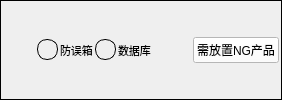
     <widget class="QFrame" name="frame_4">
      <property name="minimumSize">
       <size>
        <width>0</width>
        <height>40</height>
       </size>
      </property>
      <property name="maximumSize">
       <size>
        <width>600</width>
        <height>16777215</height>
       </size>
      </property>
      <property name="frameShape">
       <enum>QFrame::Box</enum>
      </property>
      <property name="frameShadow">
       <enum>QFrame::Plain</enum>
      </property>
      <layout class="QHBoxLayout" name="horizontalLayout_8">
       <property name="spacing">
        <number>2</number>
       </property>
       <property name="leftMargin">
        <number>2</number>
       </property>
       <property name="topMargin">
        <number>2</number>
       </property>
       <property name="rightMargin">
        <number>2</number>
       </property>
       <property name="bottomMargin">
        <number>2</number>
       </property>
       <item>
        <layout class="QHBoxLayout" name="horizontalLayout_15">
         <item>
          <widget class="QPushButton" name="BTN_Get_Object">
           <property name="sizePolicy">
            <sizepolicy hsizetype="Preferred" vsizetype="Preferred">
             <horstretch>0</horstretch>
             <verstretch>0</verstretch>
            </sizepolicy>
           </property>
           <property name="maximumSize">
            <size>
             <width>60</width>
             <height>16777215</height>
            </size>
           </property>
           <property name="styleSheet">
            <string notr="true">border: 0px solid white;</string>
           </property>
           <property name="text">
            <string/>
           </property>
          </widget>
         </item>
         <item>
          <widget class="QLabel" name="led_485">
           <property name="minimumSize">
            <size>
             <width>21</width>
             <height>21</height>
            </size>
           </property>
           <property name="maximumSize">
            <size>
             <width>21</width>
             <height>21</height>
            </size>
           </property>
           <property name="font">
            <font>
             <family>Arial</family>
             <pointsize>10</pointsize>
             <weight>50</weight>
             <bold>false</bold>
            </font>
           </property>
           <property name="styleSheet">
            <string notr="true">border: 1px solid black;
border-radius: 10px;</string>
           </property>
           <property name="frameShape">
            <enum>QFrame::Box</enum>
           </property>
           <property name="text">
            <string/>
           </property>
           <property name="textFormat">
            <enum>Qt::AutoText</enum>
           </property>
           <property name="scaledContents">
            <bool>false</bool>
           </property>
           <property name="alignment">
            <set>Qt::AlignCenter</set>
           </property>
           <property name="wordWrap">
            <bool>false</bool>
           </property>
          </widget>
         </item>
         <item>
          <widget class="QLabel" name="label_21">
           <property name="minimumSize">
            <size>
             <width>0</width>
             <height>0</height>
            </size>
           </property>
           <property name="maximumSize">
            <size>
             <width>16777215</width>
             <height>16777215</height>
            </size>
           </property>
           <property name="font">
            <font>
             <family>Arial</family>
             <pointsize>8</pointsize>
             <weight>50</weight>
             <italic>false</italic>
             <bold>false</bold>
            </font>
           </property>
           <property name="frameShape">
            <enum>QFrame::NoFrame</enum>
           </property>
           <property name="text">
            <string>防误箱</string>
           </property>
           <property name="textFormat">
            <enum>Qt::AutoText</enum>
           </property>
           <property name="alignment">
            <set>Qt::AlignLeading|Qt::AlignLeft|Qt::AlignVCenter</set>
           </property>
           <property name="wordWrap">
            <bool>false</bool>
           </property>
          </widget>
         </item>
         <item>
          <widget class="QLabel" name="led_sql">
           <property name="minimumSize">
            <size>
             <width>21</width>
             <height>21</height>
            </size>
           </property>
           <property name="maximumSize">
            <size>
             <width>21</width>
             <height>21</height>
            </size>
           </property>
           <property name="font">
            <font>
             <family>Arial</family>
             <pointsize>10</pointsize>
             <weight>50</weight>
             <bold>false</bold>
            </font>
           </property>
           <property name="styleSheet">
            <string notr="true">border: 1px solid black;
border-radius: 10px;</string>
           </property>
           <property name="frameShape">
            <enum>QFrame::Box</enum>
           </property>
           <property name="text">
            <string/>
           </property>
           <property name="textFormat">
            <enum>Qt::AutoText</enum>
           </property>
           <property name="scaledContents">
            <bool>false</bool>
           </property>
           <property name="alignment">
            <set>Qt::AlignCenter</set>
           </property>
          </widget>
         </item>
         <item>
          <widget class="QLabel" name="label_24">
           <property name="minimumSize">
            <size>
             <width>0</width>
             <height>0</height>
            </size>
           </property>
           <property name="maximumSize">
            <size>
             <width>16777215</width>
             <height>16777215</height>
            </size>
           </property>
           <property name="font">
            <font>
             <family>Arial</family>
             <pointsize>8</pointsize>
             <weight>50</weight>
             <italic>false</italic>
             <bold>false</bold>
            </font>
           </property>
           <property name="frameShape">
            <enum>QFrame::NoFrame</enum>
           </property>
           <property name="text">
            <string>数据库</string>
           </property>
           <property name="textFormat">
            <enum>Qt::AutoText</enum>
           </property>
           <property name="alignment">
            <set>Qt::AlignLeading|Qt::AlignLeft|Qt::AlignVCenter</set>
           </property>
           <property name="wordWrap">
            <bool>false</bool>
           </property>
          </widget>
         </item>
        </layout>
       </item>
       <item>
        <spacer name="horizontalSpacer_3">
         <property name="orientation">
          <enum>Qt::Horizontal</enum>
         </property>
         <property name="sizeHint" stdset="0">
          <size>
           <width>40</width>
           <height>20</height>
          </size>
         </property>
        </spacer>
       </item>
       <item>
        <widget class="QPushButton" name="BTN_NeedPlaceNGProduct">
         <property name="enabled">
          <bool>true</bool>
         </property>
         <property name="styleSheet">
          <string notr="true">QPushButton:checked{
	background-color: rgb(0, 255, 0);
	color: black;
}
QPushButton:!checked{
	background-color: white;
color: black;
}
</string>
         </property>
         <property name="text">
          <string>需放置NG产品</string>
         </property>
         <property name="checkable">
          <bool>true</bool>
         </property>
         <property name="checked">
          <bool>false</bool>
         </property>
        </widget>
       </item>
      </layout>
     </widget>
